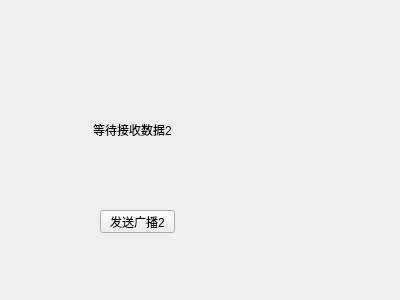
<?xml version="1.0" encoding="UTF-8"?>
<ui version="4.0">
 <class>Widget</class>
 <widget class="QWidget" name="Widget">
  <property name="geometry">
   <rect>
    <x>0</x>
    <y>0</y>
    <width>400</width>
    <height>300</height>
   </rect>
  </property>
  <property name="windowTitle">
   <string>Widget</string>
  </property>
  <widget class="QLabel" name="label">
   <property name="geometry">
    <rect>
     <x>93</x>
     <y>120</y>
     <width>131</width>
     <height>20</height>
    </rect>
   </property>
   <property name="text">
    <string>等待接收数据2</string>
   </property>
  </widget>
  <widget class="QPushButton" name="pushButton">
   <property name="geometry">
    <rect>
     <x>100</x>
     <y>210</y>
     <width>75</width>
     <height>23</height>
    </rect>
   </property>
   <property name="text">
    <string>发送广播2</string>
   </property>
  </widget>
 </widget>
 <layoutdefault spacing="6" margin="11"/>
 <resources/>
 <connections/>
</ui>
